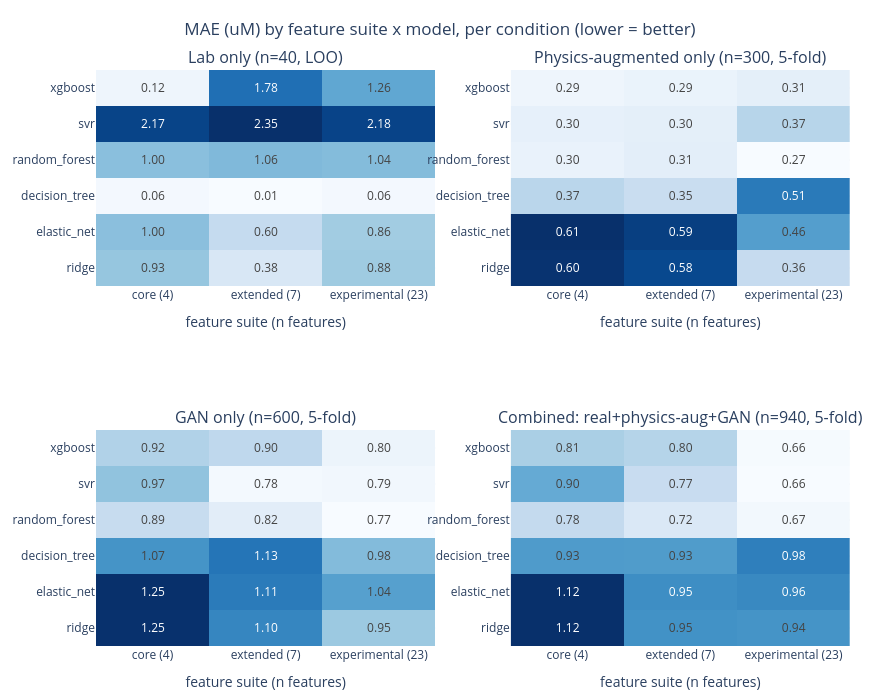

Here is the notebook cell this chart was saved with:
### Markdown cell above
### 4.1 Heatmap: MAE by feature count x model, per condition

One panel per condition, color-scaled independently (different MAE ranges) 
- dark = higher (worse) MAE within that panel

### Code cell
fig = make_subplots(rows=2, cols=2, subplot_titles=[CONDITION_LABELS[c] for c in CONDITIONS])

for i, condition in enumerate(CONDITIONS):
    row, col = i // 2 + 1, i % 2 + 1
    cond_matrix = matrix[matrix['condition'] == condition]
    if cond_matrix.empty:
        continue
    pivot = cond_matrix.pivot(index='model', columns='suite', values='mae').reindex(
        index=[m for m in ML_MODELS if m in cond_matrix['model'].values],
        columns=[s for s in SUITES if s in cond_matrix['suite'].values],
    )
    fig.add_trace(
        go.Heatmap(z=pivot.values, x=[f"{s} ({SUITE_N_FEATURES[s]})" for s in pivot.columns],
                   y=pivot.index, colorscale='Blues', showscale=False,
                   text=pivot.values, texttemplate='%{text:.2f}'),
        row=row, col=col)

# See the note in the previous chart's cell - apply_default_plotly_layout's E/I
# defaults are overridden (None) here since this is a suite x model heatmap, not
# a voltammogram.
fig = apply_default_plotly_layout(fig, title_text='MAE (uM) by feature suite x model, per condition (lower = better)',
                                   xaxis_title=None, yaxis_title=None)
fig.update_layout(height=700)
fig.update_xaxes(title_text='feature suite (n features)')
fig.show()

### Figure 1 — Plotly figure (JSON) as saved in the notebook; plotly's stock layout.template omitted (floating-point values rounded to 4 significant figures)
{"data": [{"colorscale": [[0, "rgb(247,251,255)"], [0.125, "rgb(222,235,247)"], [0.25, "rgb(198,219,239)"], [0.375, "rgb(158,202,225)"], [0.5, "rgb(107,174,214)"], [0.625, "rgb(66,146,198)"], [0.75, "rgb(33,113,181)"], [0.875, "rgb(8,81,156)"], [1, "rgb(8,48,107)"]], "showscale": false, "text": [[0.9323, 0.3771, 0.8793], [0.999, 0.6015, 0.8597], [0.0625, 0.01321, 0.0625], [1.0, 1.061, 1.036], [2.173, 2.347, 2.177], [0.1203, 1.781, 1.256]], "texttemplate": "%{text:.2f}", "type": "heatmap", "x": ["core (4)", "extended (7)", "experimental (23)"], "xaxis": "x", "y": ["ridge", "elastic_net", "decision_tree", "random_forest", "svr", "xgboost"], "yaxis": "y", "z": [[0.9323, 0.3771, 0.8793], [0.999, 0.6015, 0.8597], [0.0625, 0.01321, 0.0625], [1.0, 1.061, 1.036], [2.173, 2.347, 2.177], [0.1203, 1.781, 1.256]]}, {"colorscale": [[0, "rgb(247,251,255)"], [0.125, "rgb(222,235,247)"], [0.25, "rgb(198,219,239)"], [0.375, "rgb(158,202,225)"], [0.5, "rgb(107,174,214)"], [0.625, "rgb(66,146,198)"], [0.75, "rgb(33,113,181)"], [0.875, "rgb(8,81,156)"], [1, "rgb(8,48,107)"]], "showscale": false, "text": [[0.6044, 0.5783, 0.3556], [0.6084, 0.5895, 0.4638], [0.3694, 0.3516, 0.5134], [0.2953, 0.3061, 0.2723], [0.3008, 0.3038, 0.3721], [0.2876, 0.2938, 0.305]], "texttemplate": "%{text:.2f}", "type": "heatmap", "x": ["core (4)", "extended (7)", "experimental (23)"], "xaxis": "x2", "y": ["ridge", "elastic_net", "decision_tree", "random_forest", "svr", "xgboost"], "yaxis": "y2", "z": [[0.6044, 0.5783, 0.3556], [0.6084, 0.5895, 0.4638], [0.3694, 0.3516, 0.5134], [0.2953, 0.3061, 0.2723], [0.3008, 0.3038, 0.3721], [0.2876, 0.2938, 0.305]]}, {"colorscale": [[0, "rgb(247,251,255)"], [0.125, "rgb(222,235,247)"], [0.25, "rgb(198,219,239)"], [0.375, "rgb(158,202,225)"], [0.5, "rgb(107,174,214)"], [0.625, "rgb(66,146,198)"], [0.75, "rgb(33,113,181)"], [0.875, "rgb(8,81,156)"], [1, "rgb(8,48,107)"]], "showscale": false, "text": [[1.251, 1.095, 0.9539], [1.254, 1.114, 1.044], [1.068, 1.126, 0.9838], [0.8895, 0.823, 0.7712], [0.9678, 0.7805, 0.7866], [0.923, 0.9017, 0.7981]], "texttemplate": "%{text:.2f}", "type": "heatmap", "x": ["core (4)", "extended (7)", "experimental (23)"], "xaxis": "x3", "y": ["ridge", "elastic_net", "decision_tree", "random_forest", "svr", "xgboost"], "yaxis": "y3", "z": [[1.251, 1.095, 0.9539], [1.254, 1.114, 1.044], [1.068, 1.126, 0.9838], [0.8895, 0.823, 0.7712], [0.9678, 0.7805, 0.7866], [0.923, 0.9017, 0.7981]]}, {"colorscale": [[0, "rgb(247,251,255)"], [0.125, "rgb(222,235,247)"], [0.25, "rgb(198,219,239)"], [0.375, "rgb(158,202,225)"], [0.5, "rgb(107,174,214)"], [0.625, "rgb(66,146,198)"], [0.75, "rgb(33,113,181)"], [0.875, "rgb(8,81,156)"], [1, "rgb(8,48,107)"]], "showscale": false, "text": [[1.122, 0.9481, 0.9432], [1.122, 0.9549, 0.9641], [0.9295, 0.9276, 0.9816], [0.7756, 0.724, 0.6671], [0.8978, 0.7682, 0.6561], [0.813, 0.7971, 0.6604]], "texttemplate": "%{text:.2f}", "type": "heatmap", "x": ["core (4)", "extended (7)", "experimental (23)"], "xaxis": "x4", "y": ["ridge", "elastic_net", "decision_tree", "random_forest", "svr", "xgboost"], "yaxis": "y4", "z": [[1.122, 0.9481, 0.9432], [1.122, 0.9549, 0.9641], [0.9295, 0.9276, 0.9816], [0.7756, 0.724, 0.6671], [0.8978, 0.7682, 0.6561], [0.813, 0.7971, 0.6604]]}], "layout": {"annotations": [{"font": {"size": 16}, "showarrow": false, "text": "Lab only (n=40, LOO)", "x": 0.225, "xanchor": "center", "xref": "paper", "y": 1, "yanchor": "bottom", "yref": "paper"}, {"font": {"size": 16}, "showarrow": false, "text": "Physics-augmented only (n=300, 5-fold)", "x": 0.775, "xanchor": "center", "xref": "paper", "y": 1, "yanchor": "bottom", "yref": "paper"}, {"font": {"size": 16}, "showarrow": false, "text": "GAN only (n=600, 5-fold)", "x": 0.225, "xanchor": "center", "xref": "paper", "y": 0.375, "yanchor": "bottom", "yref": "paper"}, {"font": {"size": 16}, "showarrow": false, "text": "Combined: real+physics-aug+GAN (n=940, 5-fold)", "x": 0.775, "xanchor": "center", "xref": "paper", "y": 0.375, "yanchor": "bottom", "yref": "paper"}], "height": 700, "legend": {"orientation": "h", "x": 1, "xanchor": "right", "y": 1.02, "yanchor": "bottom"}, "margin": {"b": 50, "l": 60, "r": 30, "t": 70}, "title": {"text": "MAE (uM) by feature suite x model, per condition (lower = better)", "x": 0.5, "xanchor": "center"}, "width": 880, "xaxis": {"anchor": "y", "domain": [0, 0.45], "minor": {"showgrid": true}, "showgrid": true, "title": {"text": "feature suite (n features)"}}, "xaxis2": {"anchor": "y2", "domain": [0.55, 1], "minor": {"showgrid": true}, "showgrid": true, "title": {"text": "feature suite (n features)"}}, "xaxis3": {"anchor": "y3", "domain": [0, 0.45], "minor": {"showgrid": true}, "showgrid": true, "title": {"text": "feature suite (n features)"}}, "xaxis4": {"anchor": "y4", "domain": [0.55, 1], "minor": {"showgrid": true}, "showgrid": true, "title": {"text": "feature suite (n features)"}}, "yaxis": {"anchor": "x", "domain": [0.625, 1], "minor": {"showgrid": true}, "showgrid": true, "title": {}}, "yaxis2": {"anchor": "x2", "domain": [0.625, 1], "minor": {"showgrid": true}, "showgrid": true}, "yaxis3": {"anchor": "x3", "domain": [0, 0.375], "minor": {"showgrid": true}, "showgrid": true}, "yaxis4": {"anchor": "x4", "domain": [0, 0.375], "minor": {"showgrid": true}, "showgrid": true}}}
